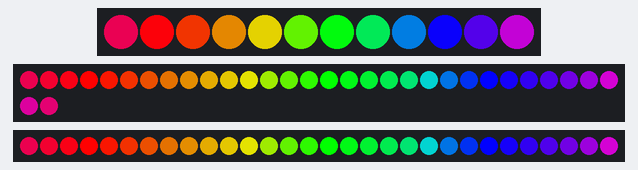
Recording of a sketch running on a simulated Arduino Uno, built with avr-gcc and run on an emulated ATmega328P. On the bench: 12 RGB LEDs in strip order, left to right, 32 RGB LEDs in strip order, left to right, continuing on the next row, 30 RGB LEDs in strip order, left to right. Dim RGB values are drawn brighter than linear; random numbers use the default seed unless the sketch sets one.

Above: at 3.1 s.
At 6.1 s:
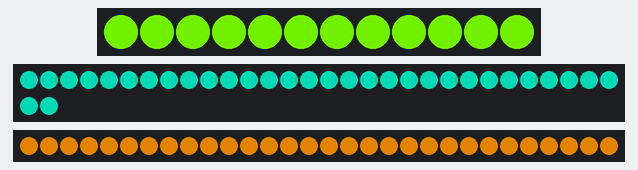
At 9.1 s:
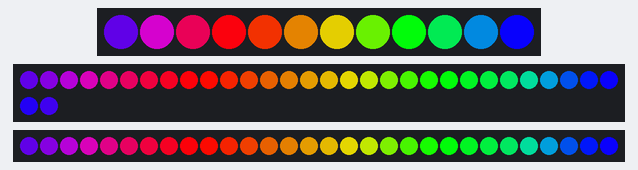
At 18.1 s:
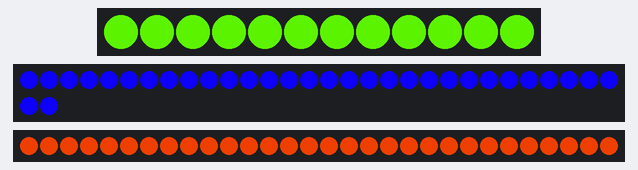
At 27.1 s:
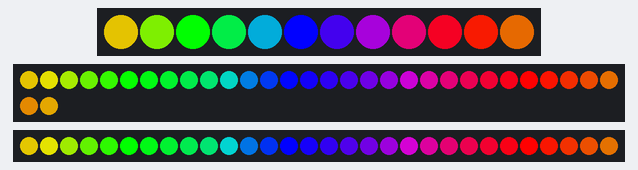
At 36.1 s:
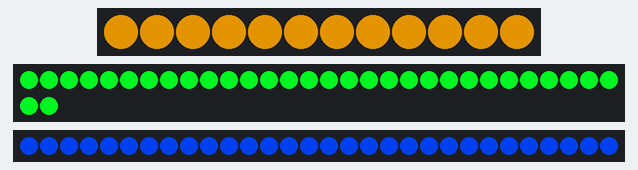

Measured:
- what the display in image 0 shows lasts 3.0 s, from 3.0 s to 6.0 s
- what the display in image 1 shows lasts 2.0 s, from 6.0 s to 8.0 s

The sketch:

test_ArrayOfLedArrays.ino
```cpp
// ArrayOfLedArrays with strips of different length test
// Marc Miller, Apr 2016
//---------------------------------------------------------------

#include "FastLED.h"
#define LED_TYPE NEOPIXEL
#define NUM_STRIPS 3  // Total number of strips

#define NUM_LEDS 12   // Specify length of each strip
#define NUM_LEDS1 32
#define NUM_LEDS2 30
//etc.

CRGB leds[NUM_STRIPS][NUM_LEDS + NUM_LEDS1 + NUM_LEDS2];  // Add all together here

uint8_t stripLength;  // Used to store a strip length.


//---------------------------------------------------------------
void setup() {
  Serial.begin(115200);  // Allows serial monitor output (check baud rate)
  delay(3000);
  FastLED.addLeds<LED_TYPE, 6>(leds[0], NUM_LEDS);  // Assign data pins
  FastLED.addLeds<LED_TYPE, 11>(leds[1], NUM_LEDS1);
  FastLED.addLeds<LED_TYPE, 13>(leds[2], NUM_LEDS2);
  //etc.
}


//---------------------------------------------------------------
void loop() {
  for(uint8_t x = 0; x < NUM_STRIPS; x++) {
    stripLength = getStripLength(x);
    fill_rainbow( leds[x], stripLength, millis()/3, 256/stripLength );
  }
  FastLED.show();
  delay(3000);

  for(uint8_t x = 0; x < NUM_STRIPS; x++) {
    stripLength = getStripLength(x);
    uint8_t randomColor = random8();
    fill_solid(leds[x], stripLength, CHSV(randomColor,255,255));
  }
  FastLED.show();
  delay(2000);

  FastLED.clear();  // Clear all data
  FastLED.show();
  delay(1000);

}//end main loop


//-----function to return strip length-----
uint8_t getStripLength(uint8_t stripNumber){
  uint8_t L;
  if (stripNumber == 0) { L = NUM_LEDS; }
  if (stripNumber == 1) { L = NUM_LEDS1; }
  if (stripNumber == 2) { L = NUM_LEDS2; }
  //etc.

  //Serial.print("stripNumber ");
  //Serial.print(stripNumber);
  //Serial.print(" = ");
  //Serial.println(L);
  return L;
}
```
